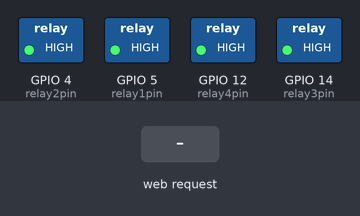
A sketch run on a simulated ESP8266 (NodeMCU). Parts: switched loads named in the sketch (green lamp = pin HIGH). The test bench sets the inputs (shaded band). What the sketch prints to the serial monitor is not drawn.

Above: at 1.3 s.
1.4 s: HTTP request GET /relay1on received
At 2.8 s:
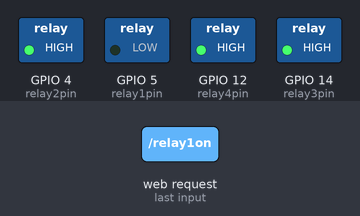
3.6 s: HTTP request GET /relay2on received
At 4.4 s:
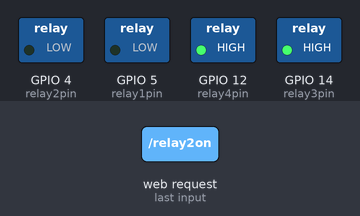
5.6 s: HTTP request GET /relay1off received
At 7.1 s:
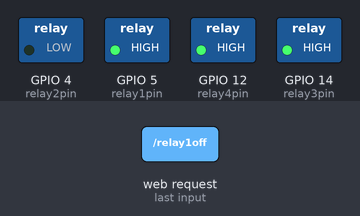
7.6 s: HTTP request GET /relay3on received
At 8.6 s:
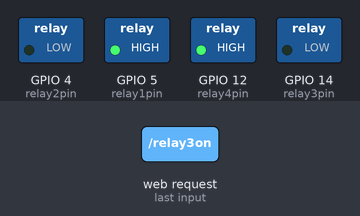
9.6 s: HTTP request GET /relay2off received
At 11.3 s:
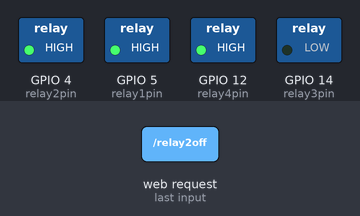
11.6 s: HTTP request GET /relay4on received
At 12.9 s:
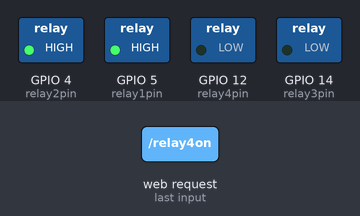
Timing chart, 0 to 14.6 s (numbered marks = the images above; inputs shaded):
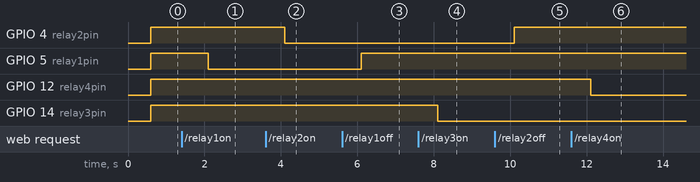

The sketch:

SmartCircuit.ino
```cpp
#include <ESP8266WiFi.h>
#include <ESP8266WebServer.h>

/* Put your SSID & Password */
const char *ssid = "Smart Circuit"; // Enter SSID here
const char *password = "12345678";  // Enter Password here

/* Set  IP Address details */
IPAddress local_ip(192, 168, 1, 1);
IPAddress gateway(192, 168, 1, 1);
IPAddress subnet(255, 255, 255, 0);

ESP8266WebServer server(80);

uint8_t relay1pin = 5; // D1
bool relay1 = LOW;

uint8_t relay2pin = 4; // D2
bool relay2 = LOW;

uint8_t relay3pin = 14; // D5
bool relay3 = LOW;

uint8_t relay4pin = 12; // D6
bool relay4 = LOW;

void setup()
{
    Serial.begin(115200);

    pinMode(relay1pin, OUTPUT);
    pinMode(relay2pin, OUTPUT);
    pinMode(relay3pin, OUTPUT);
    pinMode(relay4pin, OUTPUT);

    WiFi.softAP(ssid, password);
    WiFi.softAPConfig(local_ip, gateway, subnet);
    delay(100);

    server.on("/", OnConnect);
    server.on("/relay1on", relay1on);
    server.on("/relay1off", relay1off);
    server.on("/relay2on", relay2on);
    server.on("/relay2off", relay2off);
    server.on("/relay3on", relay3on);
    server.on("/relay3off", relay3off);
    server.on("/relay4on", relay4on);
    server.on("/relay4off", relay4off);
    server.onNotFound(NotFound);

    server.begin();
    Serial.println("HTTP server started");
    Serial.println(WiFi.localIP());
}

void loop()
{
    server.handleClient();

    delay(500);

    if (relay1)
        digitalWrite(relay1pin, LOW);
    else
        digitalWrite(relay1pin, HIGH);

    if (relay2)
        digitalWrite(relay2pin, LOW);
    else
        digitalWrite(relay2pin, HIGH);

    if (relay3)
        digitalWrite(relay3pin, LOW);
    else
        digitalWrite(relay3pin, HIGH);

    if (relay4)
        digitalWrite(relay4pin, LOW);
    else
        digitalWrite(relay4pin, HIGH);
}
void update_status()
{
    server.send(200, "text/html", SendHTML(relay1, relay2, relay3, relay4)); // we send HTML page alng with updated LED status.
}
void OnConnect()
{
    relay1 = LOW;
    relay2 = LOW;
    relay3 = LOW;
    relay4 = LOW;
    update_status();
}

void relay1on()
{
    relay1 = HIGH;
    update_status();
}

void relay1off()
{
    relay1 = LOW;
    update_status();
}

void relay2on()
{
    relay2 = HIGH;
    update_status();
}

void relay2off()
{
    relay2 = LOW;
    update_status();
}

void relay3on()
{
    relay3 = HIGH;
    update_status();
}

void relay3off()
{
    relay3 = LOW;
    update_status();
}

void relay4on()
{
    relay4 = HIGH;
    update_status();
}

void relay4off()
{
    relay4 = LOW;
    update_status();
}
void NotFound()
{
    server.send(404, "text/plain", "Not found");
}

String SendHTML(uint8_t relay1stat, uint8_t relay2stat, uint8_t relay3stat, uint8_t relay4stat)
{
    String ptr = "<!DOCTYPE html> <html>\n";
    ptr += "<head><meta name=\"viewport\" content=\"width=device-width, initial-scale=1.0, user-scalable=no\">\n";
    ptr += "<title>Device Control</title>\n";
    ptr += "<style>html { font-family: Arial; display: inline-block; margin: 0px auto; text-align: center;}\n";
    ptr += "body{margin-top: 50px;} h1 {color: #343444;margin: 50px auto 30px;} h3 {color: #434444;margin-bottom: 50px;}\n";

    ptr += ".button {display: block;width: 100px;background-color: #1abc9c;border:none;color: white;padding: 13px 30px;text-decoration: none;font-size: 25px;margin: 0px auto 35px;cursor: pointer;border-radius: 50%;}\n";
    ptr += ".button-on {background-color: #ff9900;}\n";
    ptr += ".button-on:active {background-color: #996633;}\n";
    ptr += ".button-off {background-color: #003399;}\n";
    ptr += ".button-off:active {background-color: #003366;}\n";

    ptr += "p {font-size: 14px;color: #888;margin-bottom: 10px;}\n";
    ptr += "</style>\n";
    ptr += "</head>\n";
    ptr += "<body>\n";
    ptr += "<h1>ESP8266 based Arduino Web Server</h1>\n";

    if (relay1stat)
        ptr += "<p>Device1 Status: ON</p><a class=\"button button-off\" href=\"/relay1off\">OFF</a>\n";
    else
        ptr += "<p>Device1 Status: OFF</p><a class=\"button button-on\" href=\"/relay1on\">ON</a>\n";

    if (relay2stat)
        ptr += "<p>Device1 Status: ON</p><a class=\"button button-off\" href=\"/relay2off\">OFF</a>\n";
    else
        ptr += "<p>Device1 Status: OFF</p><a class=\"button button-on\" href=\"/relay2on\">ON</a>\n";

    if (relay3stat)
        ptr += "<p>Device1 Status: ON</p><a class=\"button button-off\" href=\"/relay3off\">OFF</a>\n";
    else
        ptr += "<p>Device1 Status: OFF</p><a class=\"button button-on\" href=\"/relay3on\">ON</a>\n";

    if (relay4stat)
        ptr += "<p>Device1 Status: ON</p><a class=\"button button-off\" href=\"/relay4off\">OFF</a>\n";
    else
        ptr += "<p>Device1 Status: OFF</p><a class=\"button button-on\" href=\"/relay4on\">ON</a>\n";

    ptr += "</body>\n";
    ptr += "</html>\n";
    return ptr;
}
```

Measured:
- after the input at 1.4 s, GPIO 5 (relay1pin): HIGH → LOW after 0.70 s
- after the input at 3.6 s, GPIO 4 (relay2pin): HIGH → LOW after 0.50 s
- after the input at 5.6 s, GPIO 5 (relay1pin): LOW → HIGH after 0.50 s
- after the input at 7.6 s, GPIO 14 (relay3pin): HIGH → LOW after 0.50 s
- after the input at 9.6 s, GPIO 4 (relay2pin): LOW → HIGH after 0.50 s
- after the input at 11.6 s, GPIO 12 (relay4pin): HIGH → LOW after 0.50 s
